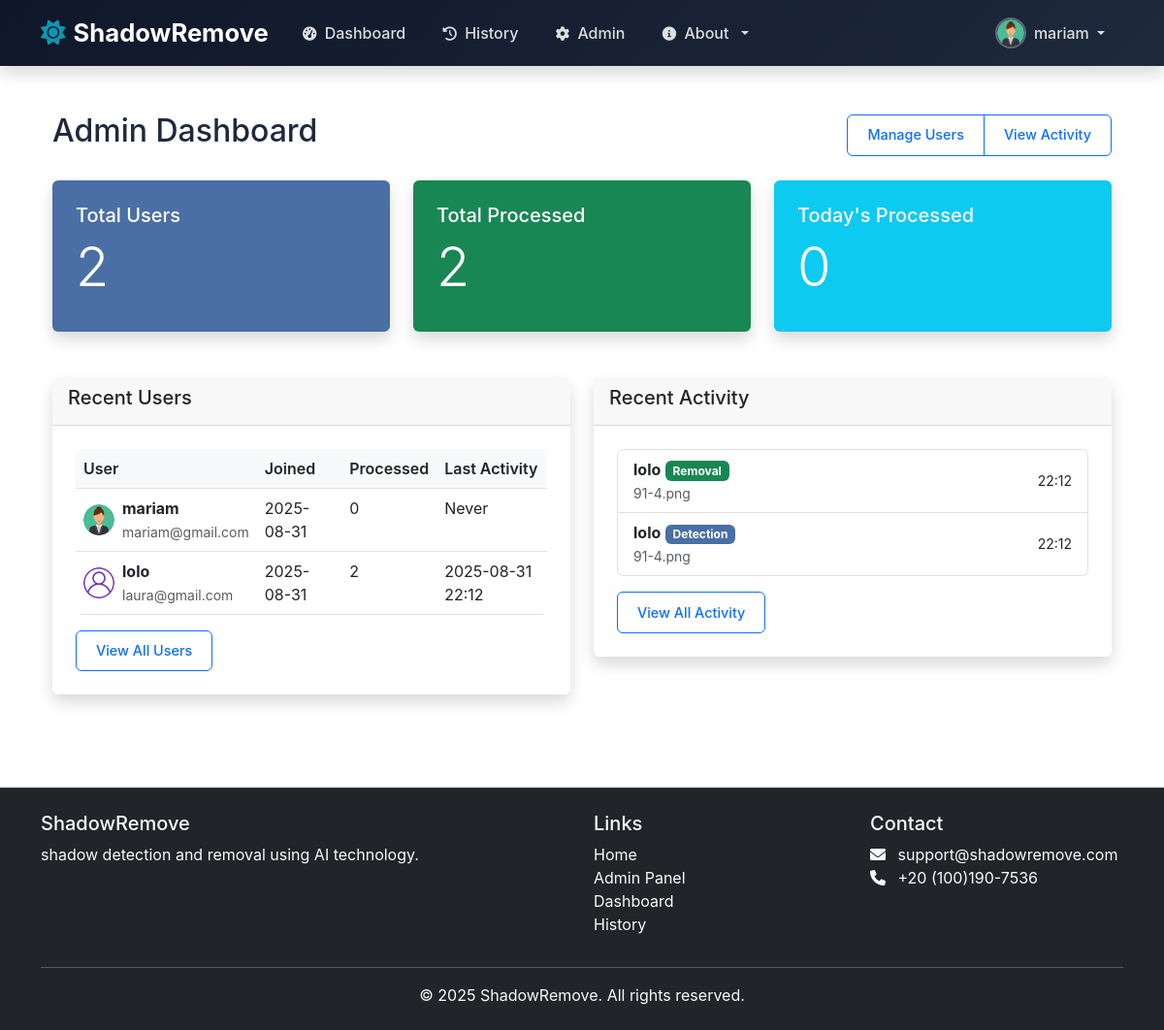
Page /admin (signed in) on the earlier database version.
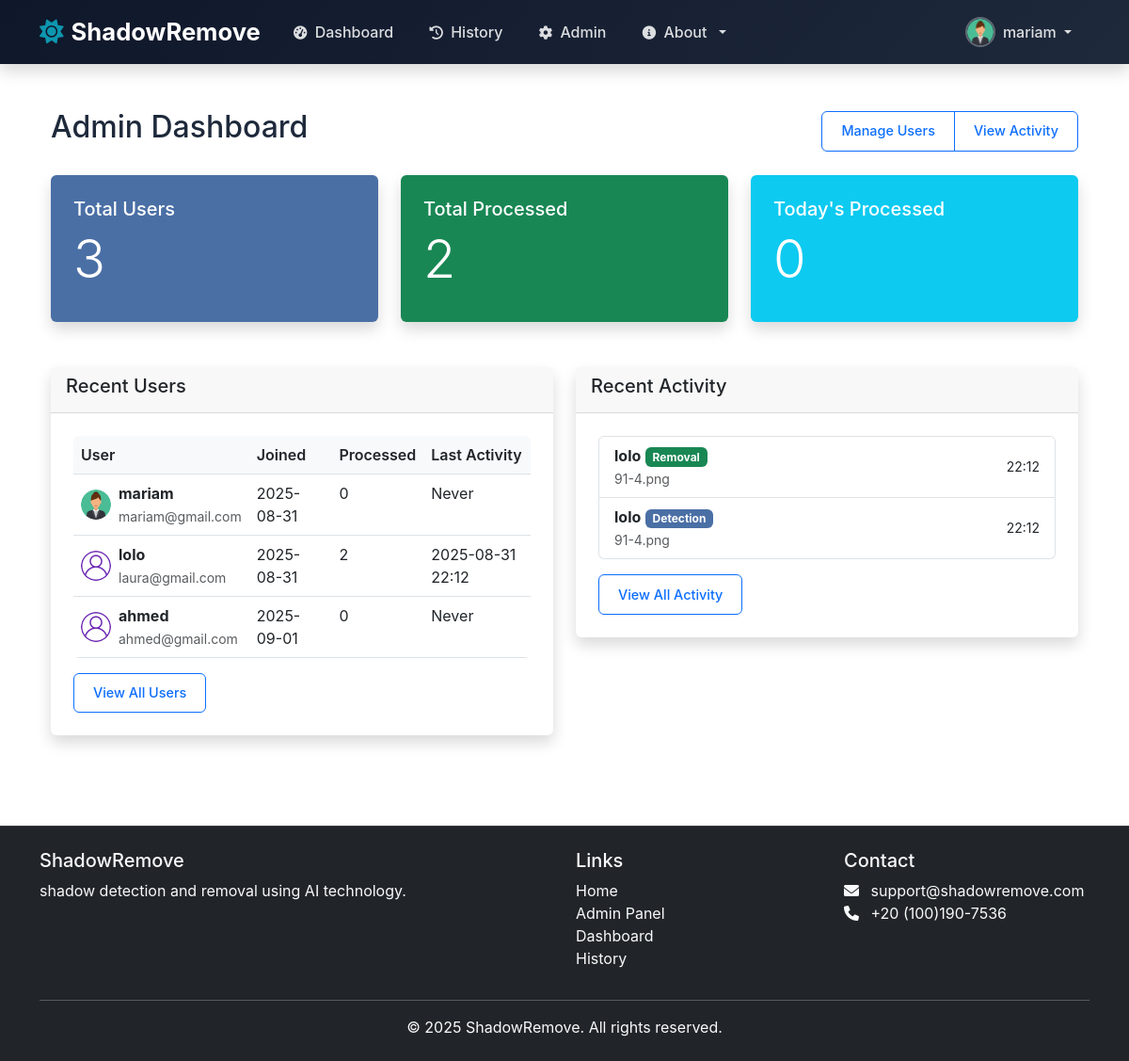
Same page on the later database version.
### models.py (models this page shows, shortened)
class User(UserMixin, db.Model):
    id = db.Column(db.Integer, primary_key=True)
    username = db.Column(db.String(80), unique=True, nullable=False)
    email = db.Column(db.String(120), unique=True, nullable=False)
    password_hash = db.Column(db.String(128))
    first_name = db.Column(db.String(80), nullable=True)
    last_name = db.Column(db.String(80), nullable=True)
    bio = db.Column(db.Text, nullable=True)
    avatar = db.Column(db.String(120), default='default-avatar.png')
    created_at = db.Column(db.DateTime, default=datetime.utcnow)
    updated_at = db.Column(db.DateTime, default=datetime.utcnow, onupdate=datetime.utcnow)
    is_admin = db.Column(db.Boolean, default=False)
    is_active = db.Column(db.Boolean, default=True)

### admin_route.py (the view)
@admin_required
def admin_dashboard():
    from app import db
    users = User.query.all()
    users_data = []
    for user in users:
        processed_count = ProcessedImage.query.filter_by(user_id=user.id).count()
        last_activity = ProcessedImage.query.filter_by(user_id=user.id).order_by(ProcessedImage.created_at.desc()).first()
        users_data.append({
            'user': user,
            'processed_count': processed_count,
            'last_activity': last_activity
        })
    recent_activity = ProcessedImage.query.order_by(ProcessedImage.created_at.desc()).limit(10).all()
    total_users = User.query.count()
    total_processed = ProcessedImage.query.count()
    today_start = datetime.now().replace(hour=0, minute=0, second=0, microsecond=0)
    today_processed = ProcessedImage.query.filter(ProcessedImage.created_at >= today_start).count()
    week_start = today_start - timedelta(days=today_start.weekday())
    weekly_processed = ProcessedImage.query.filter(ProcessedImage.created_at >= week_start).count()
    detection_count = ProcessedImage.query.filter_by(process_type='detection').count()
    removal_count = ProcessedImage.query.filter_by(process_type='removal').count()
    return render_template('admin/admin_dashboard.html',
                         users_data=users_data,
                         recent_activity=recent_activity,
                         total_users=total_users,
                         total_processed=total_processed,
                         today_processed=today_processed,
                         weekly_processed=weekly_processed,
                         detection_count=detection_count,
                         removal_count=removal_count)

### admin_route.py (called while the page is built)
def admin_required(f):
    @wraps(f)
    def decorated_function(*args, **kwargs):
        if not current_user.is_authenticated or not current_user.is_admin:
            abort(403)
        return f(*args, **kwargs)
    return decorated_function

### app.py (called while the page is built)
@login_manager.user_loader
def load_user(user_id):
    return User.query.get(int(user_id))

### templates/admin/admin_dashboard.html (shortened to what the changed rows need)
{% extends "base.html" %}
{% block content %}
<div class="container-fluid py-4">
    <div class="d-flex justify-content-between align-items-center mb-4">
        <h1 class="h2">Admin Dashboard</h1>
    </div>
    <div class="row mb-4">
        <div class="col-md-4">
            <div class="card bg-primary text-white">
                <div class="card-body">
                    <h5 class="card-title">Total Users</h5>
                    <h2 class="display-4">{{ total_users }}</h2>
                </div>
            </div>
        </div>
        <div class="col-md-4">
            <div class="card bg-success text-white">
                <div class="card-body">
                    <h2 class="display-4">{{ total_processed }}</h2>
                </div>
            </div>
        </div>
        <div class="col-md-4">
            <div class="card bg-info text-white">
                <div class="card-body">
                    <h2 class="display-4">{{ today_processed }}</h2>
                </div>
            </div>
        </div>
    </div>
    <div class="row">
        <div class="col-md-6">
            <div class="card">
                <div class="card-body">
                    <div class="table-responsive">
                        <table class="table table-hover">
                            <thead>
                                <tr>
                                    <th>User</th>
                                    <th>Joined</th>
                                    <th>Processed</th>
                                    <th>Last Activity</th>
                                </tr>
                            </thead>
                            <tbody>
                                {% for data in users_data[:5] %}
                                <tr>
                                    <td>
                                        <div class="d-flex align-items-center">
                                            {% if data.user.avatar and data.user.avatar != 'default-avatar.png' %}
                                                <img src="{{ url_for('static', filename='uploads/avatars/' + data.user.avatar) }}"
                                                    class="rounded-circle me-2" width="32" height="32" alt="{{ data.user.username }}">
                                            {% else %}
                                                <img src="{{ url_for('static', filename='images/default-avatar.png') }}"
                                                    class="rounded-circle me-2" width="32" height="32" alt="Default Avatar">
                                            {% endif %}
                                            <div>
                                                <strong>{{ data.user.username }}</strong>
                                                <br>
                                                <small class="text-muted">{{ data.user.email }}</small>
                                            </div>
                                        </div>
                                    </td>
                                    <td>{{ data.user.created_at.strftime('%Y-%m-%d') }}</td>
                                    <td>{{ data.processed_count }}</td>
                                    <td>
                                        {% if data.last_activity %}
                                            {{ data.last_activity.created_at.strftime('%Y-%m-%d %H:%M') }}
                                        {% else %}
                                            Never
                                        {% endif %}
                                    </td>
                                </tr>
                                {% endfor %}
                            </tbody>
                        </table>
                    </div>
                </div>
            </div>
        </div>
    </div>
</div>
{% endblock %}

Differences in the rows shown:
added User: user.username "ahmed", user.email "ahmed@gmail.com", user.created_at "2025-09-01"
Other differences:
{{ total_users }}: "2" → "3"
new list line: "0 Never"
